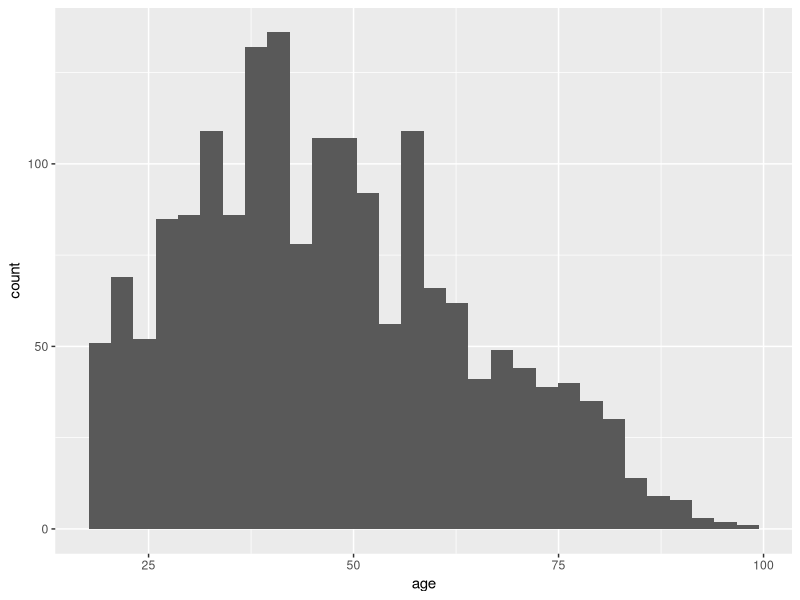
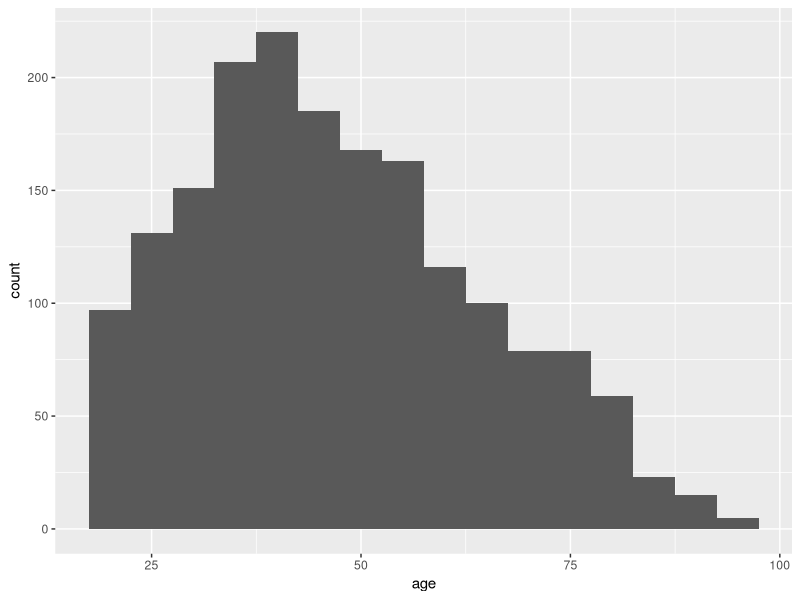
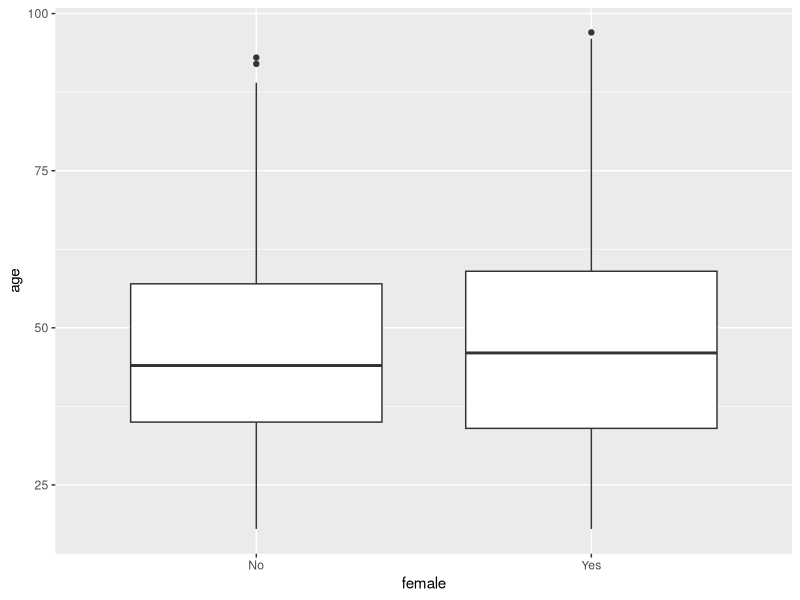
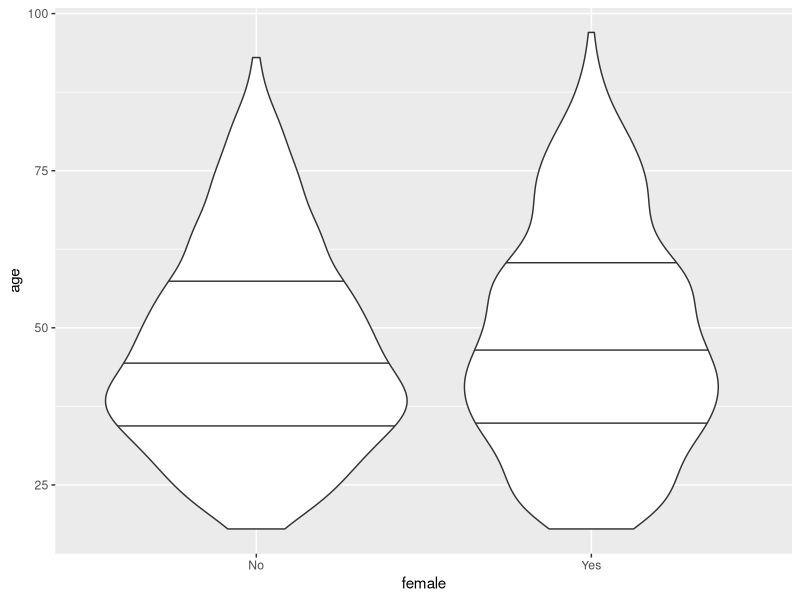
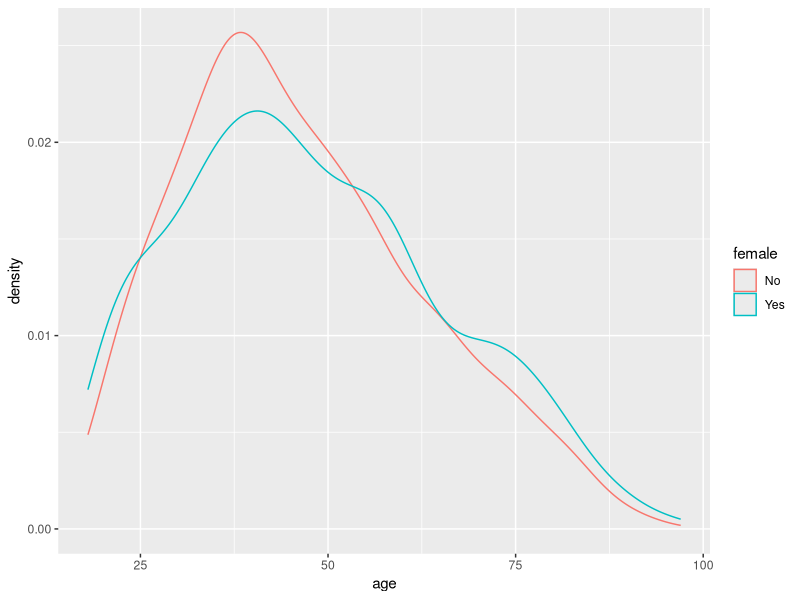
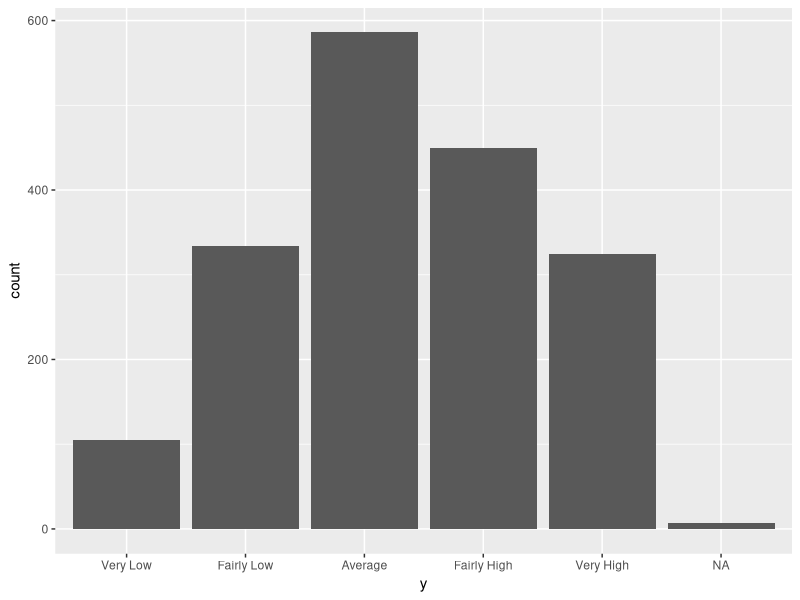
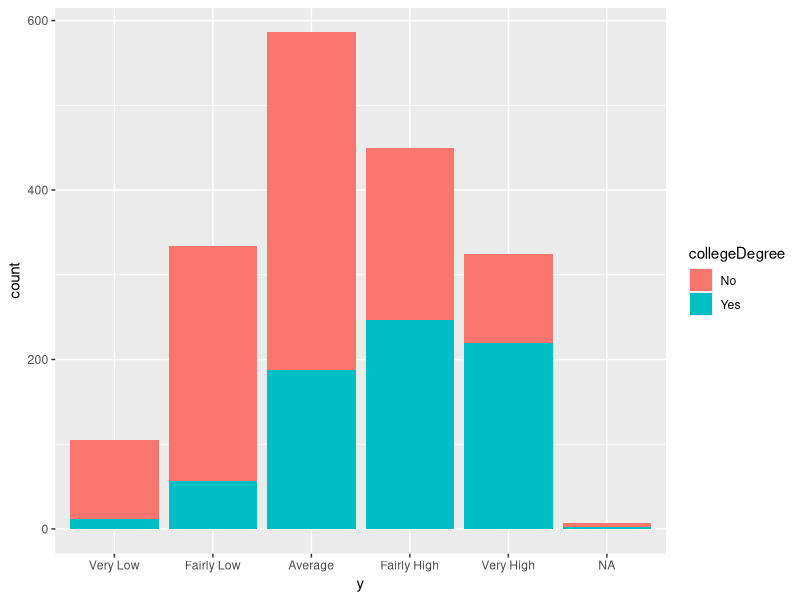
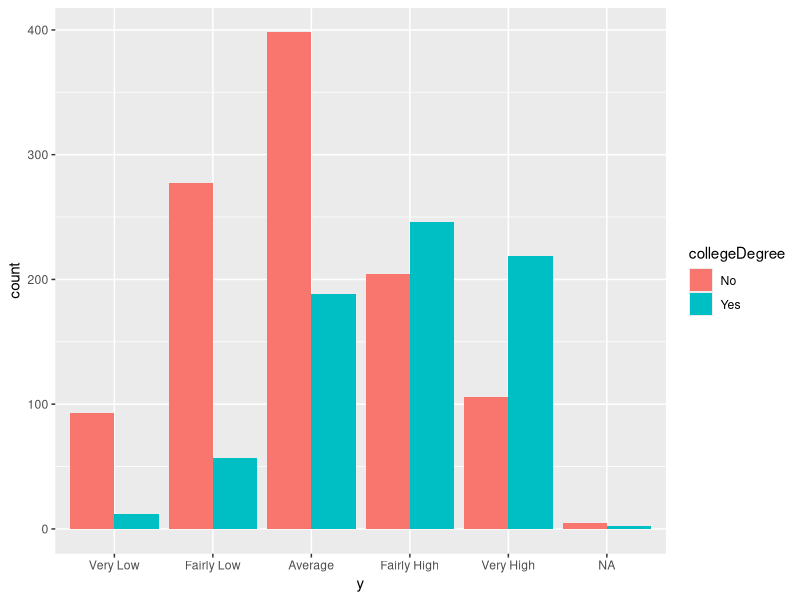

These figures' R source, in order:
## ---- chunk 1
knitr::opts_chunk$set(R.options = list(max.print = 60))
set.seed(123)
library(carData)
library(pscl)
library(tidyverse)
## ---- chunk 2
(tidy_obk <- gather(OBrienKaiser, pre.1:fup.5,
                    key = 'meas_type_occasion', value = 'value'))
## ---- chunk 3
tidy_obk <- separate(tidy_obk, meas_type_occasion,
                      into = c('meas_type', 'meas_occasion'))
## ---- chunk 4
tidy_obk <- mutate(tidy_obk,
                   meas_type = factor(meas_type, levels = c('pre', 'post', 'fup')),
                   meas_occasion = as.integer(meas_occasion))
## ---- chunk 5
tidy_obk
## ---- chunk 6
tidy_obk %>%
  group_by(treatment, meas_type) %>%
  summarise(mean_measurement = mean(value))
## ---- chunk 7
economics_long <- economics_long %>% select(-value01) %>% ungroup()  # clean up
## ---- chunk 8
spread(economics_long, variable, value)
## ---- chunk 9
sampled_states <- presidentialElections %>%
  distinct(state, south) %>%
  group_by(south) %>%    # group by south / not south
  sample_n(2) %>%        # take 2 from each group
  ungroup() %>%
  select(state) %>%
  unlist(use.names = FALSE)  # convert to simple vector
## ---- chunk 10
sampled_pres <- filter(presidentialElections, state %in% sampled_states)
sampled_pres
## ---- chunk 11
politicalInformation
## ---- chunk 12
ggplot(politicalInformation, aes(age)) + geom_histogram()
## ---- chunk 13
ggplot(politicalInformation, aes(age)) + geom_histogram(binwidth = 5)
## ---- chunk 14
ggplot(politicalInformation, aes(x = female, y = age)) + geom_boxplot()
## ---- chunk 15
ggplot(politicalInformation, aes(x = female, y = age)) +
  geom_violin(draw_quantiles = c(0.25, 0.5, 0.75))  # horizontal lines for quartiles
## ---- chunk 16
ggplot(politicalInformation, aes(age, color = female)) + geom_density()
## ---- chunk 17
ggplot(politicalInformation, aes(y)) + geom_bar()
## ---- chunk 18
ggplot(politicalInformation, aes(y, fill = collegeDegree)) +
  geom_bar()
## ---- chunk 19
ggplot(politicalInformation, aes(y, fill = collegeDegree)) +
  geom_bar(position = position_dodge())
## ---- chunk 20
head(airquality)
## ---- chunk 21
ggplot(airquality, aes(x = Temp, y = Ozone)) + geom_point()
## ---- chunk 22
ggplot(airquality, aes(x = Temp, y = Ozone)) +
  geom_point(alpha = 0.33)  # alpha of 0 is invisible, 1 is opaque
## ---- chunk 23
ggplot(airquality, aes(x = Temp, y = Ozone)) +
  geom_point(position = position_jitter())
## ---- chunk 24
ggplot(airquality, aes(x = Temp, y = Ozone)) +
  geom_point(alpha = 0.33) +
  geom_smooth()
## ---- chunk 25
(cal_pres <- presidentialElections %>% filter(state == 'California'))
## ---- chunk 26
ggplot(cal_pres, aes(x = year, y = demVote)) + geom_line()
## ---- chunk 27
ggplot(cal_pres, aes(x = year, y = demVote)) +
  geom_line() +
  geom_point()
## ---- chunk 28
sampled_pres
## ---- chunk 29
ggplot(sampled_pres, aes(x = year, y = demVote)) + geom_line()
## ---- chunk 30
ggplot(sampled_pres, aes(x = year, y = demVote, color = state)) + geom_line()
## ---- chunk 31
myplot <- ggplot(airquality, aes(x = Temp, y = Ozone))
myplot   # shows an "empty" plot
## ---- chunk 32
myplot + geom_point()
## ---- chunk 33
myplot + geom_point(position = position_jitter()) + theme_minimal()
## ---- chunk 34
final_plot <- myplot + geom_point(position = position_jitter())
ggsave('07plotting-resources/example_saved_figure.png',
       plot = final_plot,
       width = 4,
       height = 3)
## ---- chunk 35
ggplot(airquality, aes(x = Temp, y = Ozone, color = Month)) +
  geom_point()
## ---- chunk 36
ggplot(airquality, aes(x = Temp, y = Ozone, color = as.factor(Month))) +
  geom_point()
